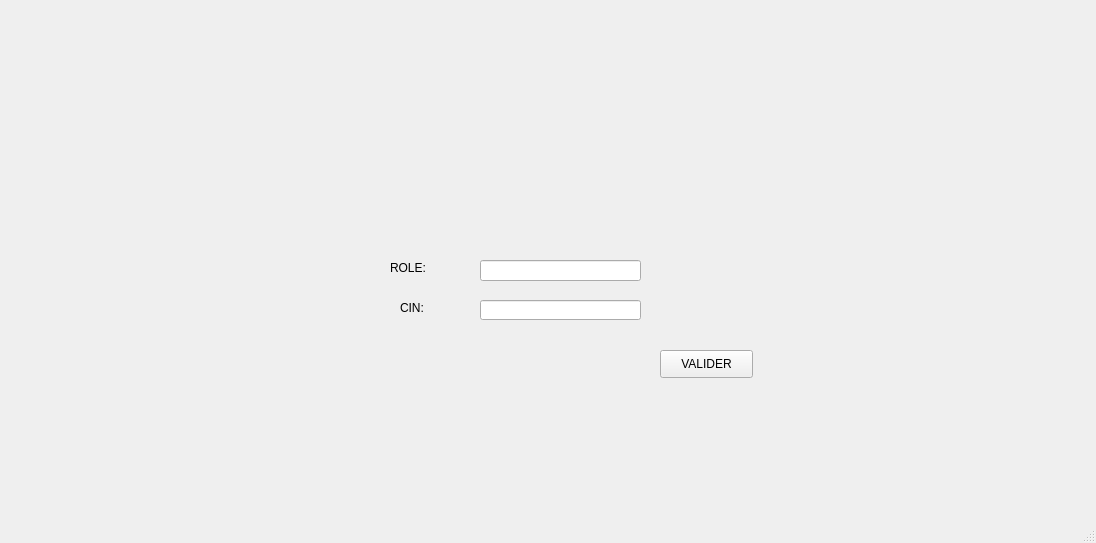
<?xml version="1.0" encoding="UTF-8"?>
<ui version="4.0">
 <class>oublier</class>
 <widget class="QMainWindow" name="oublier">
  <property name="geometry">
   <rect>
    <x>0</x>
    <y>0</y>
    <width>1096</width>
    <height>543</height>
   </rect>
  </property>
  <property name="windowTitle">
   <string>MainWindow</string>
  </property>
  <widget class="QWidget" name="centralwidget">
   <widget class="QLabel" name="label">
    <property name="geometry">
     <rect>
      <x>390</x>
      <y>260</y>
      <width>41</width>
      <height>16</height>
     </rect>
    </property>
    <property name="text">
     <string>ROLE:</string>
    </property>
   </widget>
   <widget class="QLabel" name="label_2">
    <property name="geometry">
     <rect>
      <x>400</x>
      <y>300</y>
      <width>31</width>
      <height>16</height>
     </rect>
    </property>
    <property name="text">
     <string>CIN:</string>
    </property>
   </widget>
   <widget class="QLineEdit" name="lineEdit_qq">
    <property name="geometry">
     <rect>
      <x>480</x>
      <y>300</y>
      <width>161</width>
      <height>20</height>
     </rect>
    </property>
   </widget>
   <widget class="QPushButton" name="pushButton_valider">
    <property name="geometry">
     <rect>
      <x>660</x>
      <y>350</y>
      <width>93</width>
      <height>28</height>
     </rect>
    </property>
    <property name="text">
     <string>VALIDER</string>
    </property>
   </widget>
   <widget class="QLineEdit" name="lineEdit_q">
    <property name="geometry">
     <rect>
      <x>480</x>
      <y>260</y>
      <width>161</width>
      <height>21</height>
     </rect>
    </property>
   </widget>
   <widget class="QLabel" name="label_4">
    <property name="geometry">
     <rect>
      <x>430</x>
      <y>120</y>
      <width>171</width>
      <height>111</height>
     </rect>
    </property>
    <property name="pixmap">
     <pixmap resource="IMAGE.qrc">:/image/MDPO-removebg-preview.png</pixmap>
    </property>
    <property name="scaledContents">
     <bool>true</bool>
    </property>
   </widget>
   <widget class="QLabel" name="label_3">
    <property name="geometry">
     <rect>
      <x>10</x>
      <y>0</y>
      <width>1081</width>
      <height>491</height>
     </rect>
    </property>
    <property name="text">
     <string/>
    </property>
    <property name="pixmap">
     <pixmap resource="IMAGE.qrc">:/image/FORGET.png</pixmap>
    </property>
    <property name="scaledContents">
     <bool>true</bool>
    </property>
   </widget>
   <zorder>label_3</zorder>
   <zorder>label</zorder>
   <zorder>label_2</zorder>
   <zorder>lineEdit_qq</zorder>
   <zorder>pushButton_valider</zorder>
   <zorder>lineEdit_q</zorder>
   <zorder>label_4</zorder>
  </widget>
  <widget class="QMenuBar" name="menubar">
   <property name="geometry">
    <rect>
     <x>0</x>
     <y>0</y>
     <width>1096</width>
     <height>26</height>
    </rect>
   </property>
  </widget>
  <widget class="QStatusBar" name="statusbar"/>
 </widget>
 <resources>
  <include location="IMAGE.qrc"/>
 </resources>
 <connections/>
</ui>
